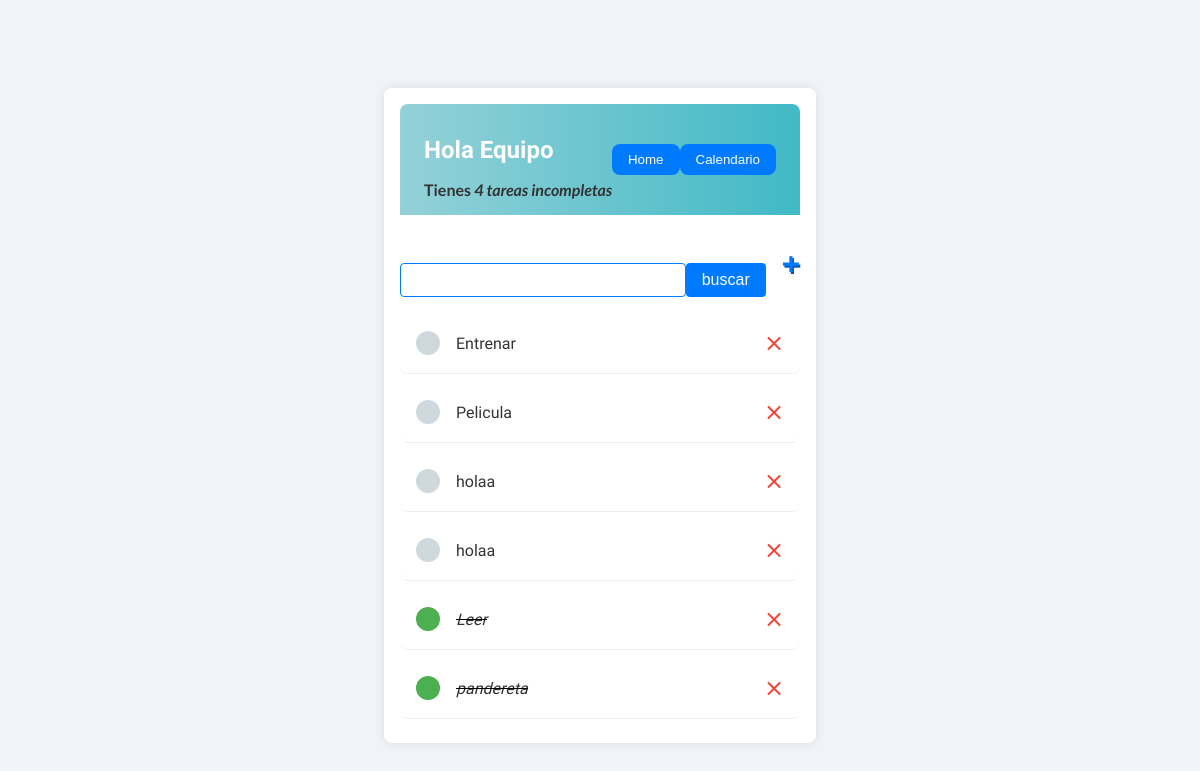
/tareas/ (signed in), run on an earlier commit of the app's database.
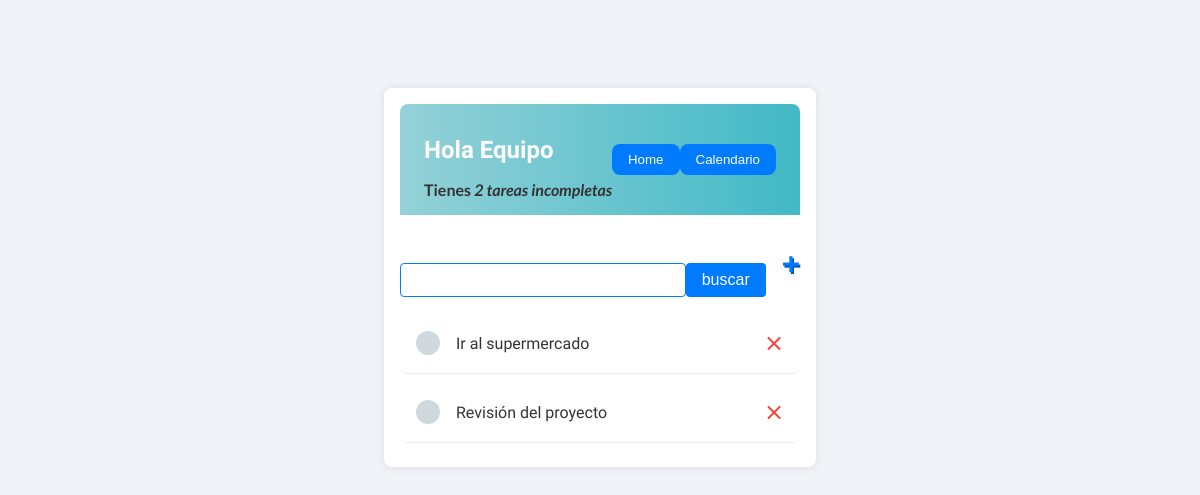
And on a later commit of the database.
### base/models.py (models this page shows)
class Tarea(models.Model):
    usuario = models.ForeignKey(User, on_delete=models.CASCADE, null=True, blank=True)
    titulo = models.CharField(max_length=200)
    descripcion = models.TextField(null=True, blank=True)
    completo = models.BooleanField(default=False)
    creado = models.DateTimeField(auto_now_add=True)
    fecha = models.DateField(null=True, blank=True)  # Nuevo campo para la fecha de la tarea
    def __str__(self):
        return self.titulo
    class Meta:
        ordering = ['completo']

### base/views.py (the view)
# urls.py: path('tareas/', ListaPendientes.as_view(), name='tareas'),
class ListaPendientes(LoginRequiredMixin, ListView):
    model = Tarea
    context_object_name = 'tareas'
    def get_context_data(self, **kwarg):
        context = super().get_context_data(**kwarg)
        context['tareas'] = context['tareas'].filter(usuario=self.request.user)
        context['count'] = context['tareas'].filter(completo=False).count()
        valor_buscado = self.request.GET.get('area-buscar') or ''
        if valor_buscado:
            context['tareas'] = context['tareas'].filter(titulo__icontains=valor_buscado)
        context['valor_buscado'] = valor_buscado
        return context

### base/templates/base/tarea_list.html (shortened to what this page needs)
{% extends 'base/principal.html' %}
{% block content %}
{% load static %}
<div class="barra-superior">
    <link rel="stylesheet" href="{% static 'style/tarealist.css' %}">
    <div>
        <h1>Hola {{request.user|title}}</h1>
        <h3 style="margin:0">Tienes <i>{{count}} tarea{{count|pluralize}} incompleta{{count|pluralize}}</i></h3>
    </div>
    {% if request.user.is_authenticated %}
    <a href="{% url 'home' %}"><button type="button">Home</button></a>
    <a href="{% url 'calendario' %}"><button type="button">Calendario</button></a>
{% else %}
    <a href="{% url 'login' %}">Ingresar</a>
{% endif %}
</div>
<div id="envoltorio-agregar-buscar">
    <form method="GET" style="margin-top: 2rem; display: flex;">
        <input type="text" name="area-buscar" value="{{valor_buscado}}">
        <input class="boton" type="submit" value="buscar">
    </form>
    <a id="enlace-agregar" href="{% url 'crear-tarea' %}">&#x1F7A5;</a>
</div>
<div class="envoltorio-items-tarea">
    {% for tarea in tareas %}
    <div class="envoltorio-tarea">
        {% if tarea.completo %}
        <div class="titulo-tarea">
            <div class="icono-tarea-completa"></div>
            <i><s><a href="{% url 'editar-tarea' tarea.id %}">{{tarea}}</a></s></i>
        </div>
        <td><a class="enlace-eliminar" href="{% url 'eliminar-tarea' tarea.id %}">&#x2A2F;</a></td>
        {% else %}
        <div class="titulo-tarea">
            <div class="icono-tarea-incompleta"></div>
            <a href="{% url 'editar-tarea' tarea.id %}">{{tarea}}</a>
        </div>
        <td><a class="enlace-eliminar" href="{% url 'eliminar-tarea' tarea.id %}">&#x2A2F;</a></td>
        {% endif %}
    </div>
    {% empty %}
    <h3>No hay elementos en esta lista</h3>
    {% endfor %}
</div>
{% endblock %}

### base/templates/base/principal.html (shortened to what this page needs)
<!DOCTYPE html>
<html lang="en">
<head>
    {% load static %}
</head>
<body>
<div class="container">
    {% block content %}
    {% endblock %}
</div>
</body>
</html>

### base/static/style/tarealist.css (style rules this page uses)
body { background-color: #f0f4f8; font-family: "Abel", sans-serif; padding-top: 3rem; }
.container { max-width: 25rem; margin: 2rem auto; background-color: #ffffff; box-shadow: 0 0 10px rgba(0, 0, 0, 0.1); padding: 1rem; border-radius: 8px; }
.barra-superior { display: flex; justify-content: center; align-items: center; color: #333333; padding: 1rem; border-radius: 8px 8px 0 0; background: linear-gradient(90deg, #94d1d8 0%, #41b9c6 100%); margin-bottom: 1rem; }
.barra-superior h1 { font-size: 1.5rem; color: #ffffff; }
.barra-superior h3 { font-size: 1rem; margin: 0; }
.barra-superior button { background-color: #007bff; border: none; color: white; padding: 0.5rem 1rem; border-radius: 8px; cursor: pointer; }
#envoltorio-agregar-buscar { display: flex; align-items: center; margin-bottom: 1rem; }
#envoltorio-agregar-buscar form { display: flex; flex-grow: 1; margin-right: 1rem; }
#envoltorio-agregar-buscar input[type=text] { border: 1px solid #007bff; border-radius: 4px; padding: 0.5rem; width: 100%; }
#envoltorio-agregar-buscar input[type=submit] { background-color: #007bff; border: none; color: #ffffff; padding: 0.5rem 1rem; border-radius: 4px; cursor: pointer; font-size: 1rem; }
#enlace-agregar { text-decoration: none; color: #007bff; font-size: 1.5rem; text-shadow: 0.1rem 0.1rem #0056b3; display: flex; align-items: center; }
.envoltorio-items-tarea { margin-top: 1rem; }
.envoltorio-tarea { display: flex; align-items: center; justify-content: space-between; padding: 1rem; background-color: #ffffff; border-bottom: 1px solid #eee; border-radius: 8px; margin-bottom: 0.5rem; transition: background-color 0.3s ease; }
.titulo-tarea { display: flex; align-items: center; }
.titulo-tarea a { text-decoration: none; color: #333333; margin-left: 0.5rem; }
.icono-tarea-completa, .icono-tarea-incompleta { height: 1.5rem; width: 1.5rem; border-radius: 50%; margin-right: 0.5rem; }
.icono-tarea-incompleta { background-color: #cfd8dc; }
.enlace-eliminar { text-decoration: none; color: #f44336; font-size: 1.5rem; }
h3 { font-family: "Lato", sans-serif; }

What changed in the data, as far as the page shows it:
removed Tarea: titulo "Entrenar"
removed Tarea: titulo "Pelicula"
removed Tarea: titulo "holaa"
removed Tarea: titulo "holaa"
removed Tarea: titulo "Leer"
removed Tarea: titulo "pandereta"
added Tarea: titulo "Ir al supermercado"
added Tarea: titulo "Revisión del proyecto"
Also different on the page:
{{ count }}: "4" → "2"
